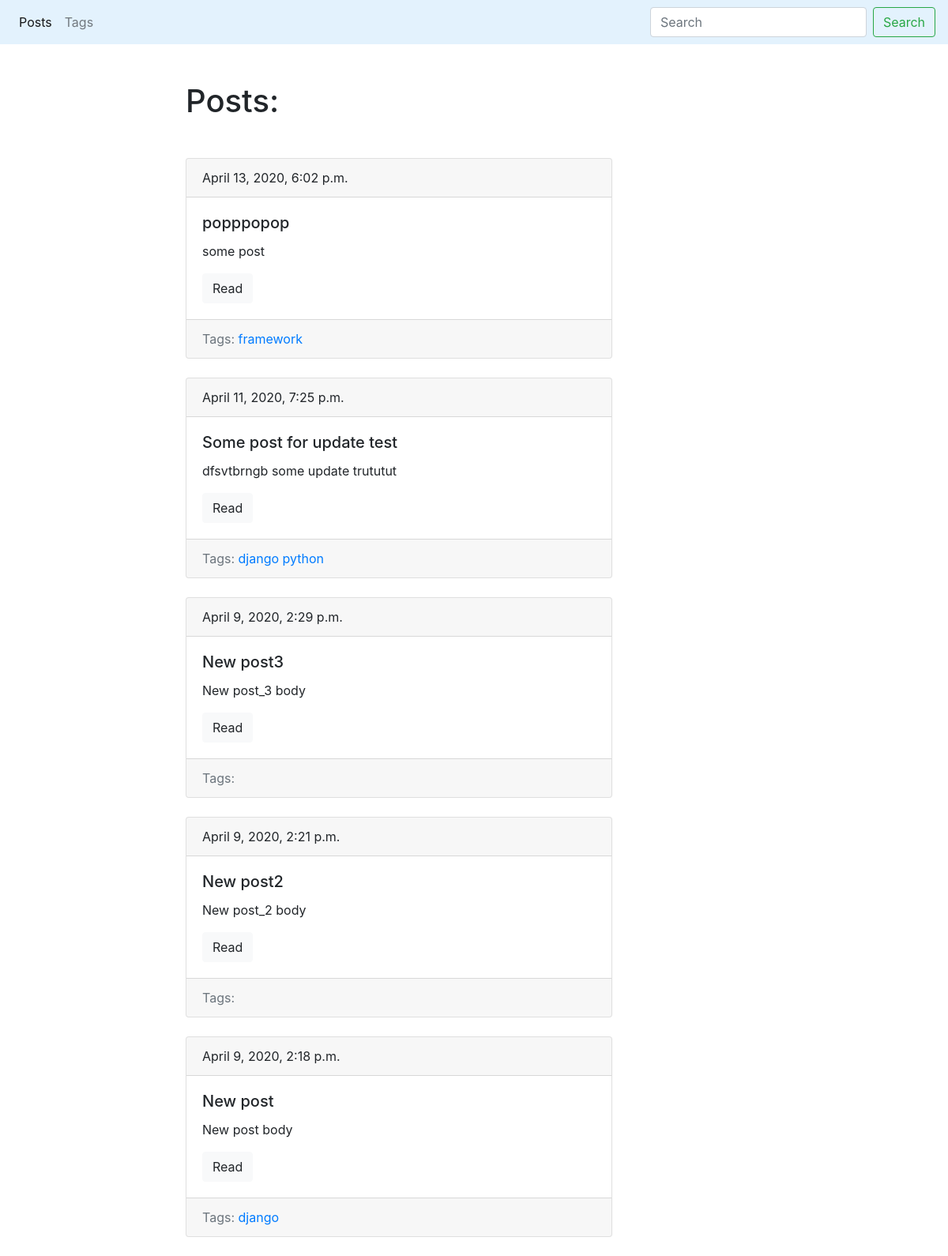
Screenshot of /blog/ with the database file from the repository.
### blog/models.py (models this page shows, shortened)
class Post(models.Model):
    title = models.CharField(max_length=150, db_index=True)
    slug = models.SlugField(max_length=150, blank=True, unique=True)
    body = models.TextField(blank=True, db_index=True)
    tags = models.ManyToManyField('Tag', blank=True, related_name='posts')
    date_pub = models.DateTimeField(auto_now_add=True)
    def get_absolute_url(self):
        return reverse('post_detail_url', kwargs={'slug': self.slug})
    class Meta:
        ordering = ['-date_pub']

class Tag(models.Model):
    title = models.CharField(max_length=150)
    slug = models.SlugField(max_length=150, unique=True)
    def get_absolute_url(self):
        return reverse('tag_detail_url', kwargs={'slug': self.slug})
    class Meta:
        ordering = ['title']

### blog/views.py (the view)
# urls.py: path('', posts_list, name='posts_list_url'),
def posts_list(request):
    search_query = request.GET.get('search', '')
    if search_query:
        posts = Post.objects.filter(Q(title__icontains=search_query) | Q(body__icontains=search_query))
    else:
        posts = Post.objects.all()
    paginator = Paginator(posts, 10)
    page_number = request.GET.get('page', 1)
    page = paginator.get_page(page_number)
    is_paginated = page.has_other_pages()
    if page.has_previous():
        prev_url = '?page={}'.format(page.previous_page_number())
    else:
        prev_url = ''
    if page.has_next():
        next_url = '?page={}'.format(page.next_page_number())
    else:
        next_url = ''
    context = {
        'page_obj': page,
        'is_paginated': is_paginated,
        'perv_page_url': prev_url,
        'next_page_url': next_url,
    }
    return render(request, 'blog/index.html', context=context)

### blog/templates/blog/index.html (shortened to what this page needs)
{% extends 'blog/base_blog.html' %}
{% block content %}
    <h1 class="mb-5">Posts:</h1>
    {% for post in page_obj.object_list %}
        {% include 'blog/includes/post_card_template.html' %}
    {% endfor %}
{% endblock %}

### blog/templates/blog/includes/post_card_template.html
<div class="card mb-4">
    <div class="card-header">
        {{ post.date_pub }}
    </div>
    <div class="card-body">
        <h5 class="card-title">{{ post.title }}</h5>
        <p class="card-text">{{ post.body|truncatewords:15 }}</p>
        <a href="{{ post.get_absolute_url }}" class="btn btn-light">Read</a>
    </div>
    <div class="card-footer text-muted">
        Tags:
        {% for tag in post.tags.all %}
            <a href="{{ tag.get_absolute_url }}">{{ tag.title }}</a>
        {% endfor %}
    </div>
</div>

### rows the page displays
Post: date_pub "April 13, 2020, 6:02 p.m.", title "popppopop", body "some post"
Tag: title "framework"
Post: date_pub "April 11, 2020, 7:25 p.m.", title "Some post for update test", body "dfsvtbrngb some update trututut"
Tag: title "django"
Tag: title "python"
Post: date_pub "April 9, 2020, 2:29 p.m.", title "New post3", body "New post_3 body"
Post: date_pub "April 9, 2020, 2:21 p.m.", title "New post2", body "New post_2 body"
Post: date_pub "April 9, 2020, 2:18 p.m.", title "New post", body "New post body"
